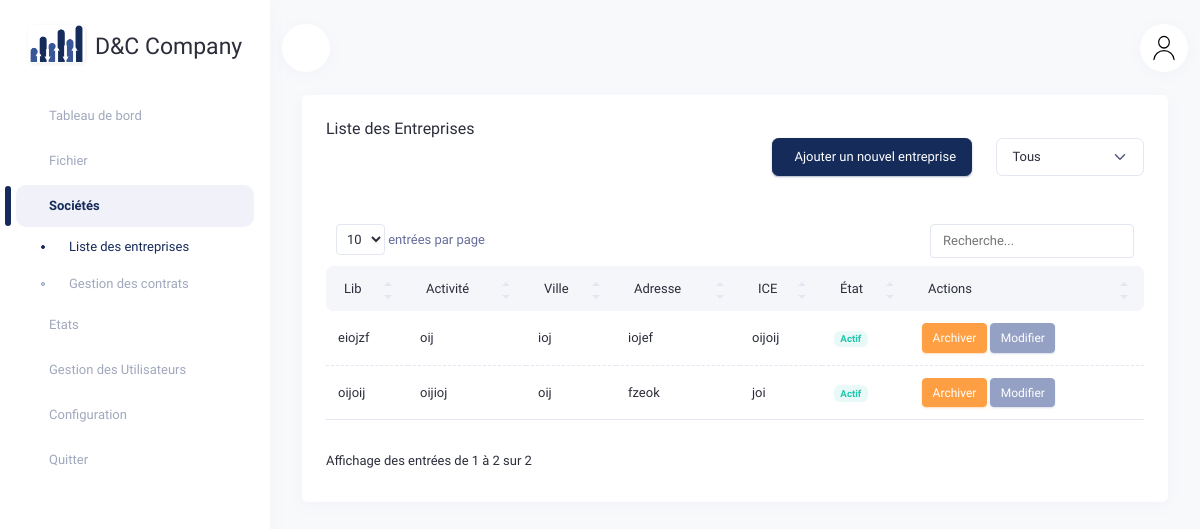
/customer-files/, run on the app's committed database.
### agendacomptable/models.py (models this page shows, shortened)
class CustomerFile(models.Model):
    raison_sociale = models.CharField(max_length=70, verbose_name="Raison Sociale")
    activite = models.CharField(max_length=100, verbose_name="Activité")
    ville = models.CharField(max_length=45, verbose_name="Ville")
    adresse = models.TextField(verbose_name="Adresse")
    email = models.EmailField(max_length=100, verbose_name="E-Mail")
    contacts = models.ManyToManyField('Contact', related_name="customer_files", verbose_name="Contacts", blank=True)
    forme_juridique = models.ForeignKey('FormeJuridique', on_delete=models.SET_NULL, null=True)
    date_creation = models.DateField(null=True)
    ice = models.CharField(max_length=24, verbose_name="ICE", null=True, blank=True)
    identifiant_fiscal = models.CharField(max_length=24, verbose_name="IF", null=True, blank=True)
    cnss = models.CharField(max_length=24, verbose_name="CNSS", null=True, blank=True)
    registre_commerce = models.CharField(max_length=24, verbose_name="RC", null=True, blank=True)
    domiciliation = models.BooleanField(default=False)
    tenue_comptabilite = models.BooleanField(default=False)
    cabinet_comptable = models.ForeignKey('Comptable', on_delete=models.SET_NULL, null=True, blank=True)
    date_reception_dossier = models.DateField(null=True, blank=True)
    user_create = models.ForeignKey(User, related_name="customerfile_created_by", on_delete=models.SET_NULL, null=True)
    user_edit = models.ForeignKey(User, related_name="customerfile_edited_by", on_delete=models.SET_NULL, null=True)
    date_create = models.DateTimeField(auto_now_add=True)
    date_edit = models.DateTimeField(auto_now=True)
    is_archived = models.BooleanField(default=False)

### agendacomptable/views.py (the view)
# urls.py: path('customer-files/', views.customer_file_list, name='customer_file_list'),
def customer_file_list(request):
    filter_status = request.GET.get('filter', 'all')  # Obtient le filtre actuel (tous, actifs ou archivés)
    search_query = request.GET.get('search', '')  # Obtient la requête de recherche
    if filter_status == 'archived':
        customer_files = CustomerFile.objects.filter(is_archived=True)
    elif filter_status == 'active':
        customer_files = CustomerFile.objects.filter(is_archived=False)
    else:
        customer_files = CustomerFile.objects.all()
    if search_query:
        customer_files = customer_files.filter(
            Q(raison_sociale__icontains=search_query) |
            Q(email__icontains=search_query)
        )
    entreprises = customer_files.order_by('-date_create')
    return render(request, 'accounting/customer_file_list.html', {'entreprises': entreprises})

### agendacomptable/templates/accounting/customer_file_list.html (shortened to what this page needs)
{% extends 'accounting/base.html' %}
{% load static %}
{% block content %}
<div class="container-xxl">
    <div class="row">
        <div class="col-12">
            <div class="card">
                <div class="card-header">
                    <div class="row align-items-center">
                        <div class="col">
                            <h4 class="card-title">Liste des Entreprises</h4>
                        </div>
                        <div class="d-flex align-items-center justify-content-end mb-3">
                            <a href="/folder_client/">
                            <button type="button" class="btn btn-primary me-3" data-bs-toggle="modal" data-bs-target="#addModal">
                                Ajouter un nouvel entreprise
                            </button>
                            </a>
                            <div class="text-end">
                                <select id="filter_status" onchange="if (this.value) location = this.value;" class="form-select" style="width: auto;">
                                    <option value="?" {% if filter_status == '' %}selected{% endif %}>Tous</option>
                                </select>
                            </div>
                        </div>
                    </div>
                </div>
                <div class="card-body pt-0">
                    <div class="table-responsive">
                        <table class="table mb-0" id="datatable_1">
                            <thead class="table-light">
                                <tr>
                                    <th>Lib</th>
                                    <th>Activité</th>
                                    <th>Ville</th>
                                    <th>Adresse</th>
                                    <th>ICE</th>
                                    <th>État</th>
                                    <th>Actions</th>
                                </tr>
                            </thead>
                            <tbody>
                                {% for entreprise in entreprises %}
                                    <tr {% if entreprise.is_archived %}class="table-secondary"{% endif %}>
                                        <td>{{ entreprise.raison_sociale }}</td>
                                        <td>{{ entreprise.activite }}</td>
                                        <td>{{ entreprise.ville }}</td>
                                        <td>{{ entreprise.adresse }}</td>
                                        <td>{{ entreprise.ice }}</td>
                                        <td>
                                            {% if not entreprise.is_archived %}
                                                <span class="badge rounded text-success bg-success-subtle">Actif</span>
                                            {% else %}
                                                <span class="badge rounded text-white bg-warning">Inactif</span>
                                            {% endif %}
                                        </td>
                                        <td>
                                            <button class="btn {% if entreprise.is_archived %}btn-success{% else %}btn-warning{% endif %} btn-sm" data-bs-toggle="modal" data-bs-target="#archiveModal{{ entreprise.pk }}">
                                                {% if entreprise.is_archived %}
                                                    <i class="las la-check"></i> Réactiver
                                                {% else %}
                                                     Archiver
                                                {% endif %}
                                            </button>
                                            <button class="btn btn-secondary btn-sm" onclick="window.location.href='{% url 'edit_customer_file' entreprise.pk %}'">
                                                 Modifier
                                            </button>
                                        </td>
                                    </tr>
                                {% endfor %}
                            </tbody>
                        </table>
                    </div>
                </div>
            </div>
        </div>
    </div>
</div>
{% endblock content %}

### static/web/assets/libs/simple-datatables/style.css (style rules this page uses)
.datatable-table { max-width: 100%; width: 100%; border-spacing: 0; border-collapse: separate; }
.datatable-table > tbody > tr > td, .datatable-table > tbody > tr > th, .datatable-table > tfoot > tr > td, .datatable-table > tfoot > tr > th, .datatable-table > thead > tr > td, .datatable-table > thead > tr > th { vertical-align: top; padding: 8px 10px; }
.datatable-table > thead > tr > th { vertical-align: bottom; text-align: left; border-bottom: 1px solid #d9d9d9; }
.datatable-table th { vertical-align: bottom; text-align: left; }

### data on the page
CustomerFile: raison_sociale "eiojzf", activite "oij", ville "ioj", adresse "iojef", ice "oijoij", is_archived "Actif"
CustomerFile: raison_sociale "oijoij", activite "oijioj", ville "oij", adresse "fzeok", ice "joi", is_archived "Actif"
